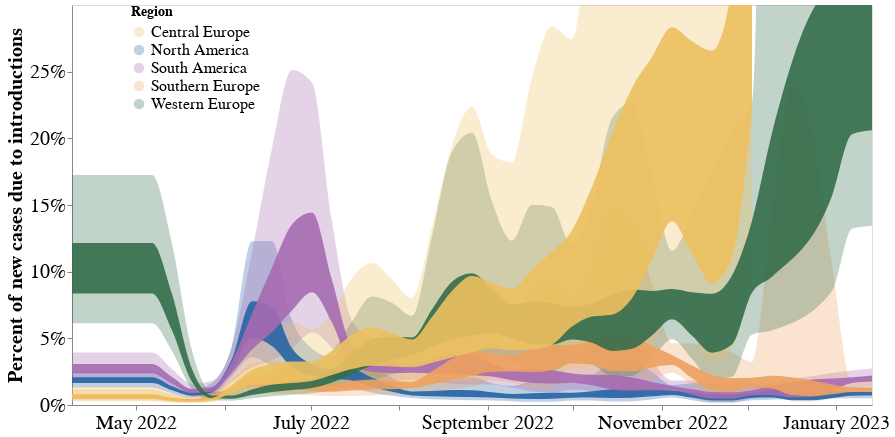

The notebook cell saved with this chart:
### Markdown cell above
## plotting figure 4C

### Code cell
line1 = alt.Chart(smoothed_percent).mark_area(interpolate='monotone', opacity = 0.9, clip = True).encode(
    alt.X('date:T', axis=alt.Axis(title="",tickCount = "month",grid=False,  format="%B %Y")),
    alt.Y('lower_hpd_log_50_x',title = "Percent of new cases due to introductions", axis=alt.Axis(title="", grid=False, format='%', values = list(np.arange (0, .30, 0.05))), scale=alt.Scale(domain=(0.0, 0.3))),
    alt.Y2('upper_hpd_log_50_x' ), 
    alt.Color("deme_x",title = "Region",  legend=alt.Legend(orient = "left",offset = -255, labelFontSize = 16, titleFontSize = 14, symbolSize = 110), scale=alt.Scale( range=range_))
).properties(
    width=1000,
    height=300
).transform_filter(
    (datum.lower_hpd_log_50_x >0) & (datum.upper_hpd_log_50_x < 1) & (datum.upper_hpd_log_95_x < .90)
)

band1 = alt.Chart(smoothed_percent).mark_area(
    opacity=0.3, interpolate='monotone', clip = True
).encode(
    alt.X('date:T', axis=alt.Axis(title="", grid=False)),
    alt.Y('lower_hpd_log_95_x',title = "Percent of new cases due to introductions", axis=alt.Axis( grid=False)),
    alt.Y2('upper_hpd_log_95_x'),
    alt.Color("deme_x")
).properties(
    width=800,
    height=400
).transform_filter(
    (datum.lower_hpd_log_95_x >0) & (datum.upper_hpd_log_95_x < 0.9)
)
percent_plot= band1 + line1
(percent_plot).configure_axis(
    labelFontSize=20,
    titleFontSize=20
)

### Figure 1 — Vega-Lite specification as saved in the notebook (floating-point values rounded to 4 significant figures; data arrays with more than 128 entries replaced by an {"elided": "..."} marker saying what was removed)
{"config": {"view": {"continuousWidth": 400, "continuousHeight": 300}, "axis": {"labelFontSize": 20, "titleFontSize": 20}}, "layer": [{"mark": {"type": "area", "clip": true, "interpolate": "monotone", "opacity": 0.3}, "encoding": {"color": {"field": "deme_x", "type": "nominal"}, "x": {"axis": {"grid": false, "title": ""}, "field": "date", "type": "temporal"}, "y": {"axis": {"grid": false}, "field": "lower_hpd_log_95_x", "title": "Percent of new cases due to introductions", "type": "quantitative"}, "y2": {"field": "upper_hpd_log_95_x"}}, "height": 400, "transform": [{"filter": "((datum.lower_hpd_log_95_x > 0) && (datum.upper_hpd_log_95_x < 0.9))"}], "width": 800}, {"mark": {"type": "area", "clip": true, "interpolate": "monotone", "opacity": 0.9}, "encoding": {"color": {"field": "deme_x", "legend": {"labelFontSize": 16, "offset": -255, "orient": "left", "symbolSize": 110, "titleFontSize": 14}, "scale": {"range": ["#EEC060", "#2664A5", "#A76BB1", "#EEA160", "#356D4C"]}, "title": "Region", "type": "nominal"}, "x": {"axis": {"format": "%B %Y", "grid": false, "tickCount": "month", "title": ""}, "field": "date", "type": "temporal"}, "y": {"axis": {"format": "%", "grid": false, "title": "", "values": [0.0, 0.05, 0.1, 0.15, 0.2, 0.25]}, "field": "lower_hpd_log_50_x", "scale": {"domain": [0.0, 0.3]}, "title": "Percent of new cases due to introductions", "type": "quantitative"}, "y2": {"field": "upper_hpd_log_50_x"}}, "height": 300, "transform": [{"filter": "(((datum.lower_hpd_log_50_x > 0) && (datum.upper_hpd_log_50_x < 1)) && (datum.upper_hpd_log_95_x < 0.9))"}], "width": 1000}], "data": {"name": "data-004d6cb2b8decce73cfff76afc378d25"}, "$schema": "https://vega.github.io/schema/vega-lite/v4.17.0.json", "datasets": {"data-004d6cb2b8decce73cfff76afc378d25": {"elided": "205 records"}}}
